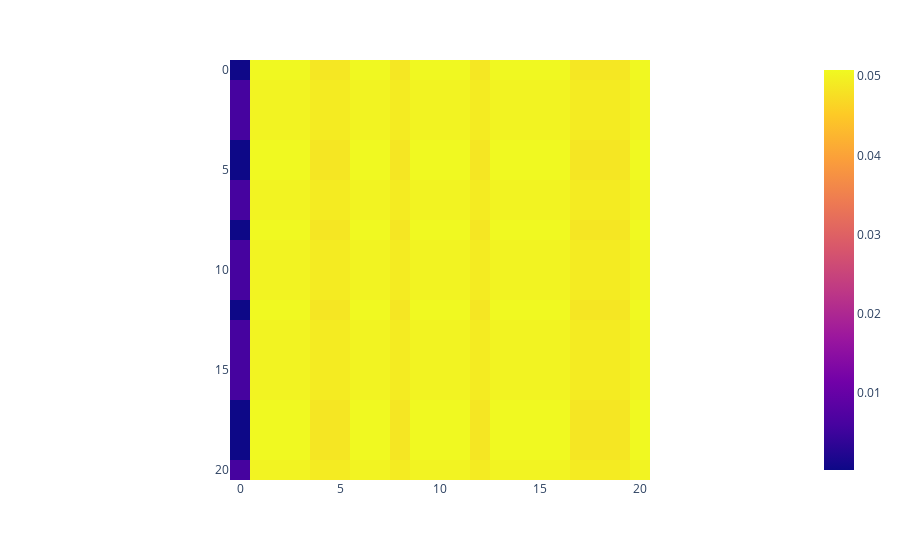

Notebook source saved alongside this figure:
### Code cell
px.imshow(A.detach().cpu().numpy())

### Figure 1 — Plotly figure (JSON) as saved in the notebook; plotly's stock layout.template omitted (floating-point values rounded to 4 significant figures; data arrays with more than 128 entries replaced by an {"elided": "..."} marker saying what was removed)
{"data": [{"coloraxis": "coloraxis", "hovertemplate": "x: %{x}<br>y: %{y}<br>color: %{z}<extra></extra>", "name": "0", "type": "heatmap", "xaxis": "x", "yaxis": "y", "z": {"elided": "21x21 float values"}}], "layout": {"coloraxis": {"colorscale": [[0, "#0d0887"], [0.1111, "#46039f"], [0.2222, "#7201a8"], [0.3333, "#9c179e"], [0.4444, "#bd3786"], [0.5556, "#d8576b"], [0.6667, "#ed7953"], [0.7778, "#fb9f3a"], [0.8889, "#fdca26"], [1, "#f0f921"]]}, "margin": {"t": 60}, "xaxis": {"anchor": "y", "constrain": "domain", "domain": [0, 1], "scaleanchor": "y"}, "yaxis": {"anchor": "x", "autorange": "reversed", "constrain": "domain", "domain": [0, 1]}}}
